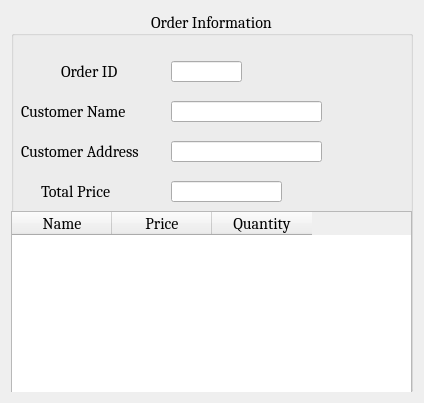
<?xml version="1.0" encoding="UTF-8"?>
<ui version="4.0">
 <class>view_order_information</class>
 <widget class="QWidget" name="view_order_information">
  <property name="geometry">
   <rect>
    <x>0</x>
    <y>0</y>
    <width>424</width>
    <height>403</height>
   </rect>
  </property>
  <property name="windowTitle">
   <string>Grocery Store</string>
  </property>
  <layout class="QGridLayout" name="gridLayout">
   <item row="0" column="1">
    <widget class="QGroupBox" name="orderinformationbox">
     <property name="font">
      <font>
       <family>Cambria</family>
       <pointsize>12</pointsize>
      </font>
     </property>
     <property name="title">
      <string>Order Information</string>
     </property>
     <property name="alignment">
      <set>Qt::AlignCenter</set>
     </property>
     <widget class="QLineEdit" name="customer_name_box">
      <property name="geometry">
       <rect>
        <x>160</x>
        <y>90</y>
        <width>151</width>
        <height>21</height>
       </rect>
      </property>
     </widget>
     <widget class="QLineEdit" name="order_id_box">
      <property name="geometry">
       <rect>
        <x>160</x>
        <y>50</y>
        <width>71</width>
        <height>21</height>
       </rect>
      </property>
     </widget>
     <widget class="QLineEdit" name="customer_address_box">
      <property name="geometry">
       <rect>
        <x>160</x>
        <y>130</y>
        <width>151</width>
        <height>21</height>
       </rect>
      </property>
     </widget>
     <widget class="QLineEdit" name="total_price_box">
      <property name="geometry">
       <rect>
        <x>160</x>
        <y>170</y>
        <width>111</width>
        <height>21</height>
       </rect>
      </property>
     </widget>
     <widget class="QLabel" name="order_id_label">
      <property name="geometry">
       <rect>
        <x>50</x>
        <y>50</y>
        <width>61</width>
        <height>20</height>
       </rect>
      </property>
      <property name="text">
       <string>Order ID</string>
      </property>
     </widget>
     <widget class="QLabel" name="customer_name_lable">
      <property name="geometry">
       <rect>
        <x>10</x>
        <y>90</y>
        <width>131</width>
        <height>21</height>
       </rect>
      </property>
      <property name="text">
       <string>Customer Name</string>
      </property>
     </widget>
     <widget class="QLabel" name="customer_addres_lable">
      <property name="geometry">
       <rect>
        <x>10</x>
        <y>130</y>
        <width>141</width>
        <height>20</height>
       </rect>
      </property>
      <property name="text">
       <string>Customer Address</string>
      </property>
     </widget>
     <widget class="QLabel" name="label">
      <property name="geometry">
       <rect>
        <x>30</x>
        <y>170</y>
        <width>91</width>
        <height>20</height>
       </rect>
      </property>
      <property name="text">
       <string>Total Price</string>
      </property>
     </widget>
     <widget class="QTableWidget" name="order_infomation_table">
      <property name="geometry">
       <rect>
        <x>0</x>
        <y>200</y>
        <width>401</width>
        <height>192</height>
       </rect>
      </property>
      <column>
       <property name="text">
        <string>Name</string>
       </property>
      </column>
      <column>
       <property name="text">
        <string>Price</string>
       </property>
      </column>
      <column>
       <property name="text">
        <string>Quantity</string>
       </property>
      </column>
     </widget>
    </widget>
   </item>
  </layout>
 </widget>
 <resources/>
 <connections/>
</ui>
